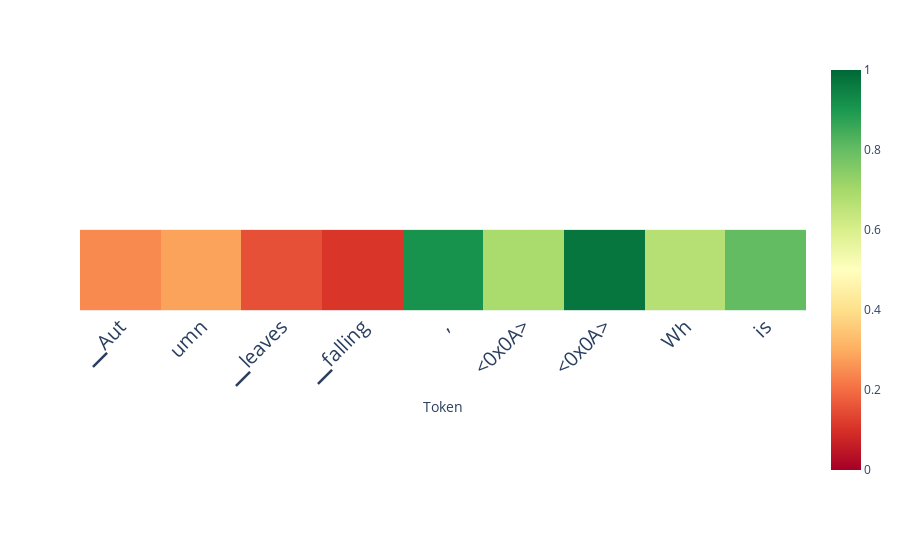

This figure's notebook cell:
### Code cell
# alternative: auto-aggregation
scores_per_token = ld.detect(output['projections'], aggregation_method='auto', run_test=False)
ld.plot_scores_per_token(scores_per_token, tokens, lastn_tokens_to_plot=max_new_tokens, detection_method='classifier')

### Figure 1 — Plotly figure (JSON) as saved in the notebook; plotly's stock layout.template omitted (floating-point values rounded to 4 significant figures)
{"data": [{"coloraxis": "coloraxis", "hovertemplate": "Token: %{x}<br>y: %{y}<br>color: %{z}<extra></extra>", "name": "0", "type": "heatmap", "xaxis": "x", "yaxis": "y", "z": [[0.2444, 0.2816, 0.1525, 0.1085, 0.9103, 0.6914, 0.9727, 0.6694, 0.8037]]}], "layout": {"autosize": true, "coloraxis": {"cmax": 1, "cmin": 0, "colorscale": [[0, "rgb(165,0,38)"], [0.1, "rgb(215,48,39)"], [0.2, "rgb(244,109,67)"], [0.3, "rgb(253,174,97)"], [0.4, "rgb(254,224,139)"], [0.5, "rgb(255,255,191)"], [0.6, "rgb(217,239,139)"], [0.7, "rgb(166,217,106)"], [0.8, "rgb(102,189,99)"], [0.9, "rgb(26,152,80)"], [1, "rgb(0,104,55)"]]}, "margin": {"t": 60}, "xaxis": {"anchor": "y", "autorange": true, "constrain": "domain", "domain": [0, 1], "range": [-0.5, 8.5], "scaleanchor": "y", "tickangle": -45, "tickfont": {"size": 20}, "ticktext": ["▁Aut", "umn", "▁leaves", "▁falling", ",", "<0x0A>", "<0x0A>", "Wh", "is", "pers"], "tickvals": [0, 1, 2, 3, 4, 5, 6, 7, 8, 9], "title": {"text": "Token"}}, "yaxis": {"anchor": "x", "autorange": true, "constrain": "domain", "domain": [0.2987, 0.7013], "range": [0.5, -0.5], "showticklabels": false}}}
